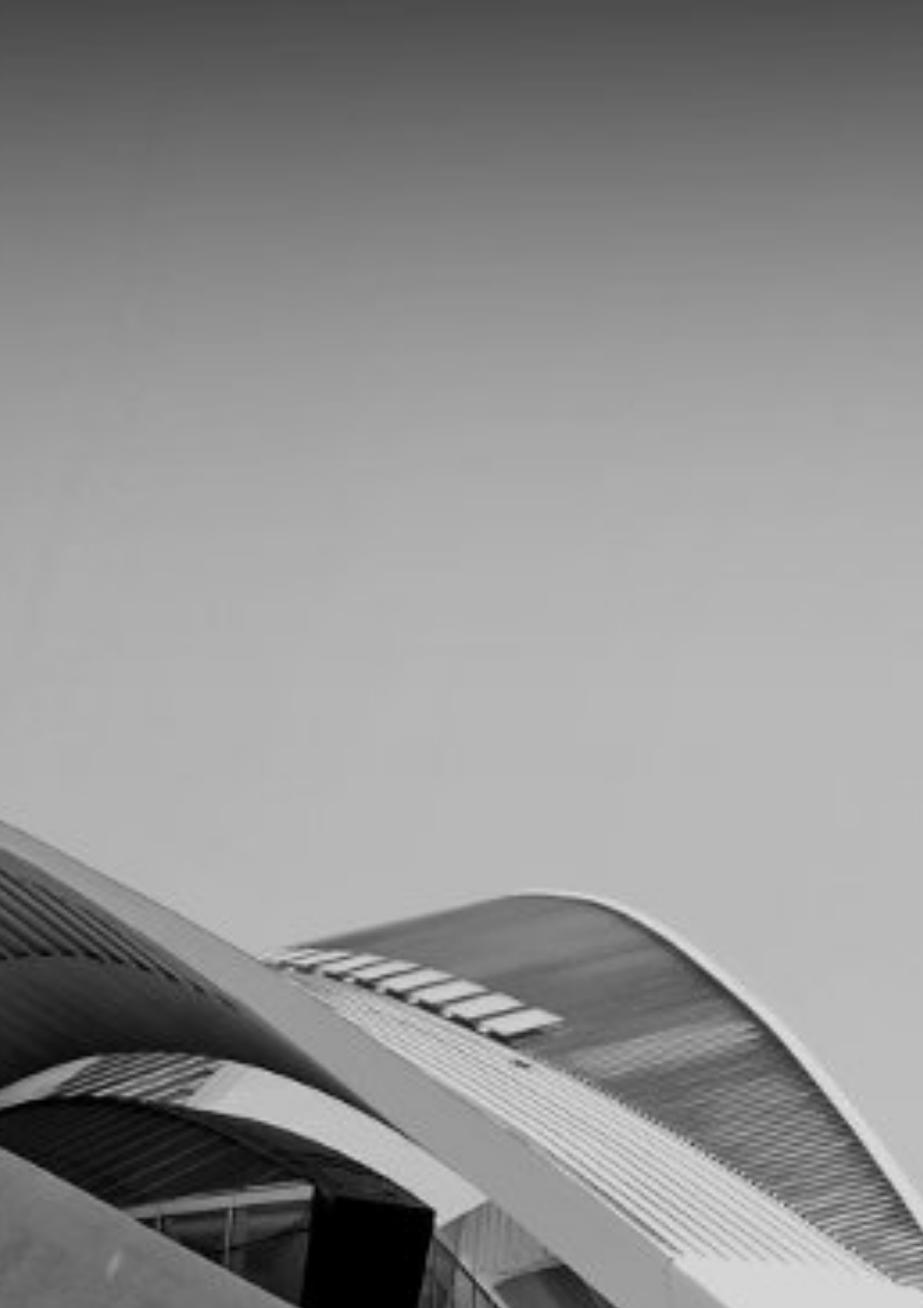
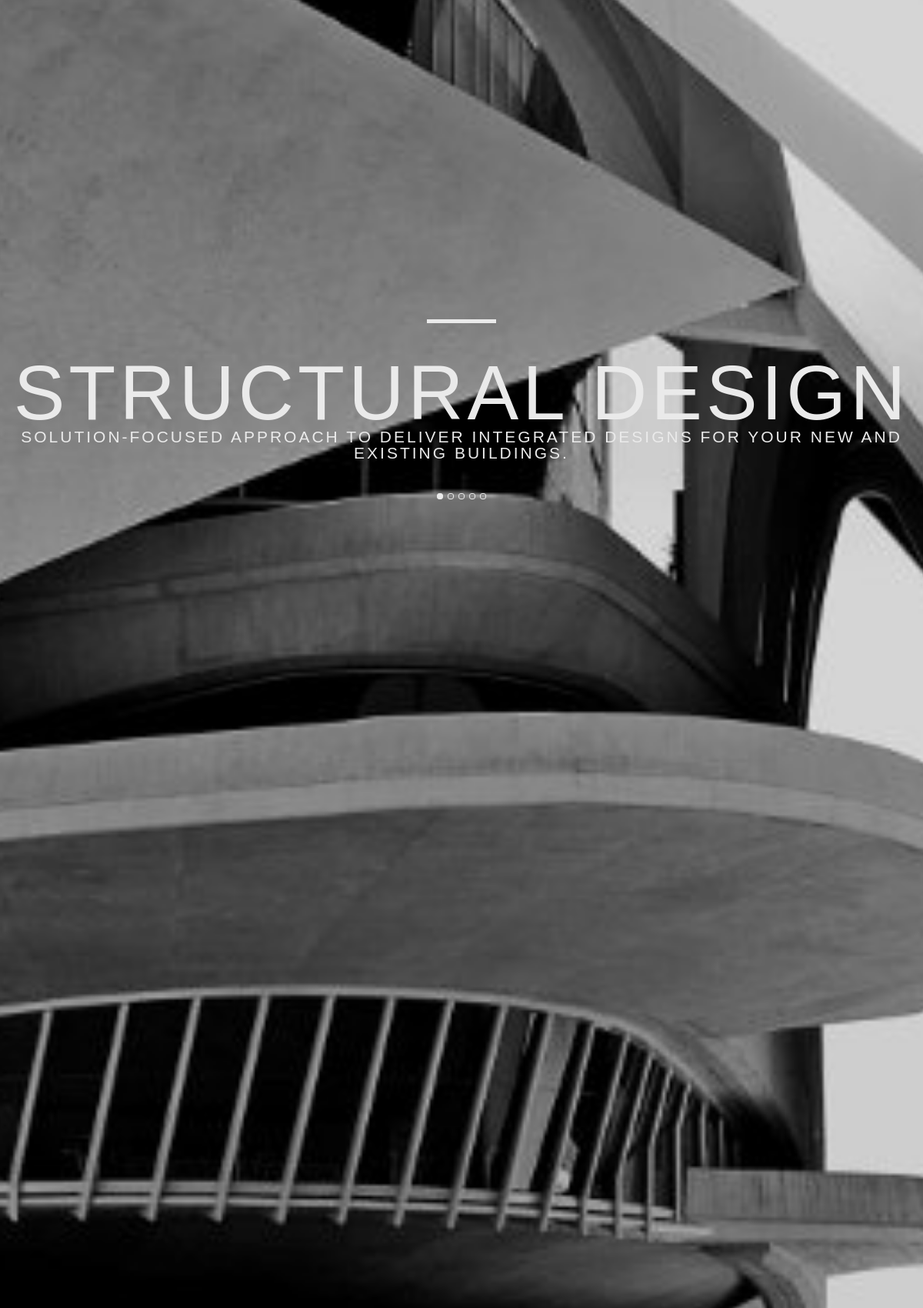
The page / (upper part) on the database its author committed (2 pictures, top to bottom).
### pages/models.py (models this page shows, shortened)
class Base(models.Model):
    created_at = models.DateTimeField(
        'Created date',
        auto_now_add=True,
    )
    updated_at = models.DateTimeField(
        'Modified date',
        auto_now=True
    )
    class Meta:
        abstract = True

class Slide(Base):
    title = models.CharField(max_length=120)
    description = models.TextField(
        max_length=255,
        blank=True,
        help_text='Short description with less than 255 letters.'
    )
    wallpaper = models.ImageField(
        upload_to=slide_path,
        help_text='Upload a 1440x960 pixel .jpg image.'
    )

### pages/views.py (the view)
# urls.py: path('', page_views.IndexView.as_view(), name='index'),
class IndexView(TemplateView):
    template_name = 'pages/index.html'
    def get_context_data(self, *args, **kwargs):
        context = super().get_context_data(*args, **kwargs)
        context['company'] = models.Company.objects.all()[0]
        context['slide_list'] = models.Slide.objects.all()
        context['staff_list'] = models.Staff.objects.all()
        context['process_list'] = models.Process.objects.all()
        return context

### pages/templates/pages/index.html (shortened to what this page needs)
{% load static %}<!DOCTYPE html>
 <html class="no-js">
<head>
        <link rel="stylesheet" type="text/css" href="{% static 'css/font-awesome.min.css' %}">
        <link rel="stylesheet" type="text/css" href="{% static 'css/lib/jquery-ui.min.css' %}">
        <link rel="stylesheet" type="text/css" href="{% static 'css/main.css' %}">
        <link rel="stylesheet" type="text/css" href="{% static 'css/custom.css' %}">
    </head>
    <body class="relative">
        <div id="home" class="flexslider hidden-phone">
            <ul class="slides">
                {% for slide in slide_list %}
                <li data-id="{{ forloop.counter0 }}">
                    <div class="image">
                        {% if slide.wallpaper.url %}
                        <img src="{{ slide.wallpaper }}" alt="{{ slide.short_title }}">
                        {% else %}
                        <img src="{% static 'img/placeholder.png' %}" alt="{{ slide.title }}">
                        {% endif %}
                    </div>
                    <div class="content">
                        <div class="top-bar"></div>
                        <div class="titles">
                            <h3>{{ slide.title }}</h3>
                            <h4>{{ slide.description }}</h4>
                        </div>
                    </div>
                </li>
                {% endfor %}
            </ul>
        </div>
    </body>
</html>

### static/css/main.css (style rules this page uses)
html { font-size: 100%; -webkit-text-size-adjust: 100%; -ms-text-size-adjust: 100%; }
img { max-width: 100%; vertical-align: middle; border: 0; -ms-interpolation-mode: bicubic; }
body { margin: 0; font-family: "Helvetica Neue", Helvetica, Arial, sans-serif; font-size: 13px; line-height: 18px; color: #333333; background-color: #ffffff; }
h1, h2, h3, h4, h5, h6 { margin: 0; font-family: inherit; font-weight: bold; color: inherit; text-rendering: optimizelegibility; }
h3 { font-size: 18px; line-height: 27px; }
h4, h5, h6 { line-height: 18px; }
h4 { font-size: 14px; }
ul, ol { padding: 0; margin: 0 0 9px 25px; }
ul { list-style: disc; }
li { line-height: 18px; }
.slides, .flex-control-nav, .flex-direction-nav { margin: 0; padding: 0; list-style: none; }
.flexslider { margin: 0; padding: 0; }
.flexslider .slides > li { display: none; -webkit-backface-visibility: hidden; }
.flexslider .slides img { width: 100%; display: block; }
.slides:after { content: "."; display: block; clear: both; visibility: hidden; line-height: 0; height: 0; }
* { -webkit-tap-highlight-color: rgba(0, 0, 0, 0); }
body { background-color: #1c1c1c; color: #eaeaea; height: 100%; }
h1, h2, h3 { color: #963947; font-family: "HelveticaNeue", "Helvetica Neue", "HelveticaNeueRoman", "HelveticaNeue-Roman", "Helvetica Neue Roman", 'TeXGyreHerosRegular', "Helvetica", "Tahoma", "Geneva", "Arial", sans-serif; }
h3 { color: #9e9e9e; font-size: 14px; letter-spacing: 1px; line-height: 21px; text-transform: uppercase; font-family: "ff-din-web-pro", sans-serif; font-style: normal; font-weight: 600; }
li { color: #eaeaea; }
a, li, p, ul { color: #eaeaea; font-size: 14px; font-family: "ff-din-web-pro", sans-serif; font-style: normal; font-weight: 400; }
ul, ol { list-style-type: none; margin: 0; }
.relative { position: relative; }
.flexslider { background: none; border: none; margin: 0; -webkit-border-radius: 0; -moz-border-radius: 0; border-radius: 0; -webkit-box-shadow: none; -moz-box-shadow: none; box-shadow: none; }
#home { position: relative; }
#home img.full-height { height: 100%; width: auto; max-width: none; }
#home .image { overflow: hidden; }
#home .image, #home .slides, #home .slides > li { height: 100%; }
#home .slides > li { position: relative; }
#home .content { height: 240px; margin-top: -120px; position: absolute; top: 50%; width: 100%; opacity: 0; filter: alpha(opacity=0); }
#home .content .titles h3, #home .content .titles h4 { color: #eaeaea; font-weight: normal; text-align: center; text-transform: uppercase; -webkit-font-smoothing: antialiased; font-family: "ff-din-web-condensed", sans-serif; font-style: normal; font-weight: 400; }
#home .content .titles h3 { font-size: 115px; letter-spacing: 5px; line-height: 105px; padding-top: 45px; }
#home .content .titles h4 { font-size: 21px; letter-spacing: 3px; line-height: 21px; margin-top: -3px; opacity: 0; filter: alpha(opacity=0); }
#home .content .top-bar { background-color: #eaeaea; color: #eaeaea; height: 5px; left: 50%; margin-left: -45px; margin-top: -120px; position: absolute; top: 50%; width: 90px; z-index: 1000; }
@media (max-width: 1320px) { #home .content .titles h3 { font-size: 100px; line-height: 100px; } }

### rows shown on the page
Slide: wallpaper (picture), title "STRUCTURAL DESIGN", description "SOLUTION-FOCUSED APPROACH TO DELIVER INTEGRATED DESIGNS FOR YOUR NEW AND EXISTING BUILDINGS."
